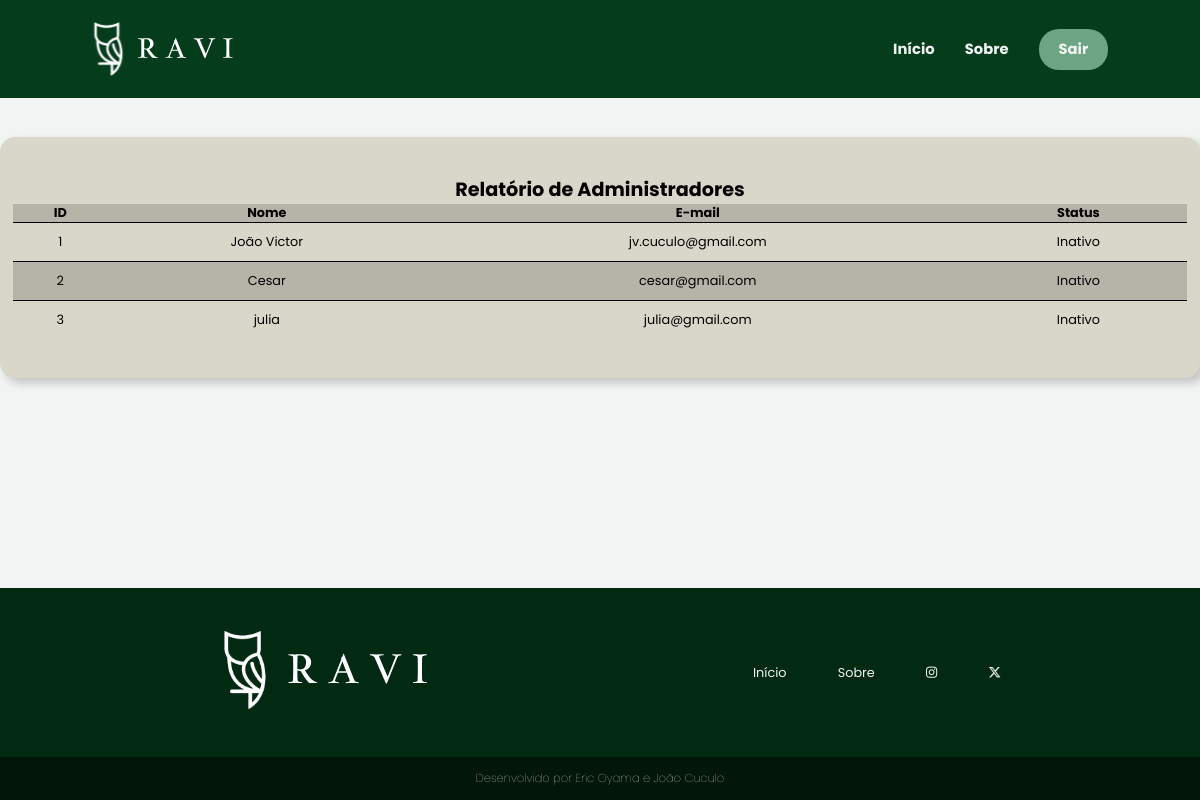
Before: /sistema-usuario/usuario/relatorio-adm.php (signed in) with the older database file.
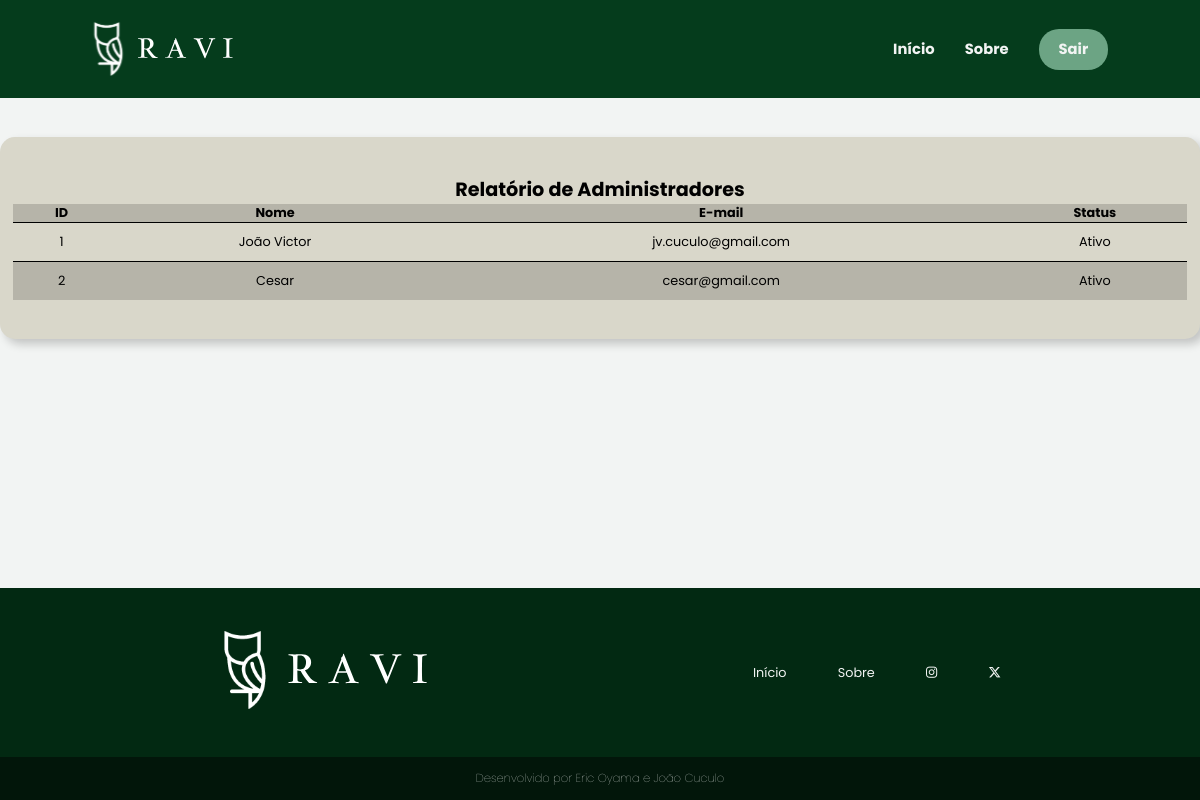
After: the same page with the newer database file.
### tables this page shows
CREATE TABLE `usuario` (
  `id` int(11) NOT NULL,
  `nome` varchar(100) NOT NULL,
  `email` varchar(100) NOT NULL,
  `senha` varchar(255) NOT NULL,
  `status` varchar(11) NOT NULL
);

### sistema-usuario/usuario/relatorio-adm.php (the view, shortened to what this page needs)
<?php
    require_once('../../conexao.php');
    $sql = "SELECT * FROM usuario";
    $resultado = mysqli_query($conexao, $sql);
?>
<!DOCTYPE html>
<html lang="pt-br">
<head>
    <link rel="stylesheet" href="../../assets/css/header-footer.css">
    <link rel="stylesheet" href="../../assets/css/principal.css">
    <link rel="stylesheet" href="../../assets/css/relatorios.css">
</head>
<body>
    <?php require_once("../template-usuario/menu2.php") ?>
    <main class="container">
        <section class="relatorio-box">
            <h2>Relatório de Administradores</h2>
            <div class="table-roll-y table-roll-x">
                <table>
                    <thead>
                        <tr id="cabecalho-relatorio">
                            <th>ID</th>
                            <th>Nome</th>
                            <th>E-mail</th>
                            <th>Status</th>
                        </tr>
                    </thead>
                    <tbody>
                        <?php while ($linha = mysqli_fetch_array($resultado)) {
                            if ($linha['status'] == 1) {
                                $status = "Ativo";
                            } else {
                                $status = "Inativo";
                            }
                            ?>
                    <tr>
                        <td class="td-espaco"><?= $linha['id'] ?></td>
                        <td class="td-espaco"><?= $linha['nome'] ?></td>
                        <td class="td-espaco"><?= $linha['email'] ?></td>
                        <td class="td-espaco"><?= $status ?></td>
                    </tr>
                    <?php } ?>
                    </tbody>
                </table>
            </div>
        </section>
    </main>
    <?php require_once("../template-usuario/rodape1.php") ?>
</body>
</html>

Changed rows visible on the page:
removed usuario: id "3", nome "julia", email "julia@gmail.com", status "Inativo"
changed usuario "João Victor": status "Inativo" → "Ativo"
changed usuario "Cesar": status "Inativo" → "Ativo"
